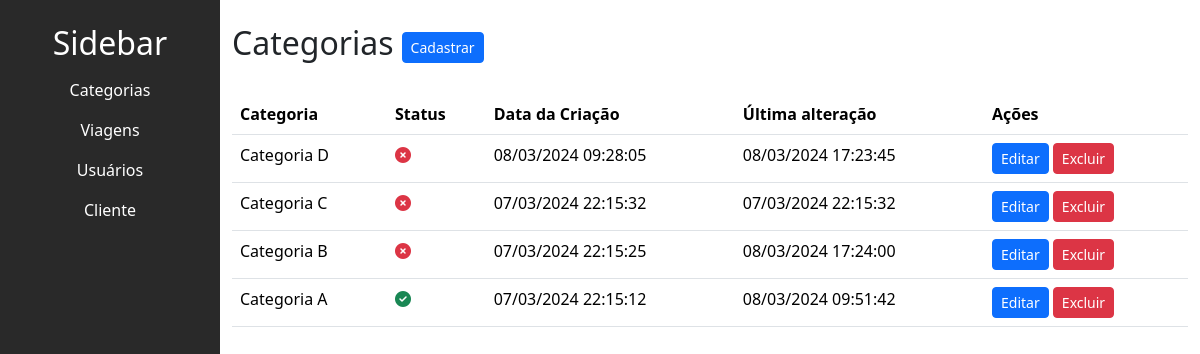
Before: /trip/listar_categorias/ with the older database file.
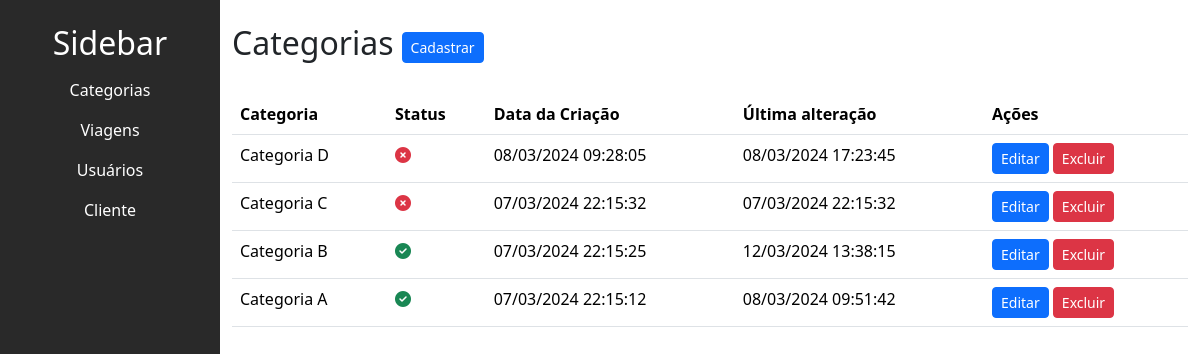
After: the same page with the newer database file.
### trip/models.py (models this page shows, shortened)
class Categoria(models.Model):
    titulo = models.CharField(max_length=50, null=False)
    is_active = models.BooleanField(default=True)
    created_at = models.DateTimeField(auto_now_add=True)
    updated_at = models.DateTimeField(auto_now=True)

### trip/views.py (the view)
# urls.py: path('listar_categorias/', listar_categorias, name='listar_categorias'),
def listar_categorias(request):
    categorias = Categoria.objects.all().order_by('-id')
    return render(request, 'trip/categoria/listar_categorias.html',
                  {'categorias': categorias})

### trip/templates/trip/categoria/listar_categorias.html (shortened to what this page needs)
{% extends "base.html" %}
{% block content %}
<div class="main-content" id="mainContent">
  <div class="d-flex align-items-center">
    <h2 class="me-2">Categorias</h2>
    <a  href="{% url "trip:criar_categoria" %}">
      <button class="btn btn-sm btn-primary">Cadastrar</button>
    </a>
</div>
  <table class="table mt-4">
    <thead>
      <tr>
        <th>Categoria</th>
        <th>Status</th>
        <th>Data da Criação</th>
        <th>Última alteração</th>
        <th>Ações</th>
      </tr>
    </thead>
    <tbody>
      {% for categoria in categorias %}
      <tr>
        <td>{{ categoria.titulo }}</td>
        <td>
          {% if categoria.is_active %}
            <i class="fa-solid fa-circle-check text-success"></i>
          {% else %}
            <i class="fa-solid fa-circle-xmark text-danger"></i>
          {% endif %}
        </td>
        <td>{{ categoria.created_at|date:"d/m/Y H:i:s" }}</td>
        <td>{{ categoria.updated_at|date:"d/m/Y H:i:s"}}</td>
        <td>
          <button type="button" class="btn btn-sm btn-primary" data-bs-toggle="modal" data-bs-target="#editModal{{ categoria.id }}">
            Editar
          </button>
          <button type="button" class="btn btn-sm btn-danger" data-bs-toggle="modal" data-bs-target="#deleteModal{{ categoria.id }}">
            Excluir
          </button>
        </td>
      </tr>
      {% endfor %}
    </tbody>
  </table>
</div>
{% endblock content %}

### base_templates/base.html (shortened to what this page needs)
<!DOCTYPE html>
<html lang="pt-BR">
<head>
    {% include "partials/head.html" %}
</head>
<body>
    <div class="d-flex">
        <div>
            {% include "partials/sidebar.html" %}
        </div>
        <div class="container ml-2 pt-4">
            {% block content %}{% endblock content %}
        </div>
    </div>
</body>
</html>

### base_templates/partials/head.html (shortened to what this page needs)
{% load static %}
<head>
    <link rel="stylesheet" href="{% static 'css/styles.css' %}">
    <link href="https://cdn.jsdelivr.net/npm/bootstrap@5.3.3/dist/css/bootstrap.min.css" rel="stylesheet">
    <link rel="stylesheet" href="https://cdnjs.cloudflare.com/ajax/libs/bootstrap-datepicker/1.9.0/css/bootstrap-datepicker.min.css">
</head>

### base_templates/partials/sidebar.html
<div class="sidebar pt-4" id="sidebar">
    <h2>Sidebar</h2>
    <ul>
        <li>
            <a href="{% url "trip:listar_categorias" %}">Categorias</a>
        </li>
        <li>
            <a href="{% url "trip:listar_viagens" %}">Viagens</a>
        </li>
        <li>
            <a href="{% url "user:listar_usuarios" %}">Usuários</a>
        </li>
        <li>
            <a href="{% url "user:cadastrar_cliente" %}">Cliente</a>
        </li>
    </ul>
</div>

### base_static/css/styles.css (style rules this page uses)
body { margin: 0; font-family: 'Arial', sans-serif; }
.sidebar { height: 100vh; width: 220px; z-index: 1; top: 0; left: 0; background-color: #292929; transition: left 0.3s ease; }
.sidebar h2 { color: white; text-align: center; }
.sidebar ul { list-style-type: none; padding: 0; }
.sidebar li { padding: 8px; text-align: center; }
.sidebar a { text-decoration: none; color: white; display: block; transition: 0.3s; }
.main-content { transition: margin-left 0.3s ease; }

Changed rows visible on the page:
changed Categoria "Categoria B": is_active False → True (drawn); updated_at "08/03/2024 17:24:00" → "12/03/2024 13:38:15"
